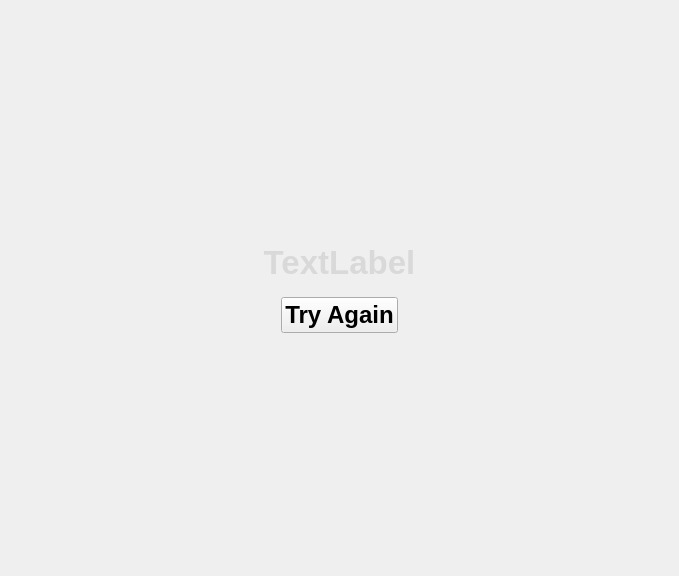
<?xml version="1.0" encoding="UTF-8"?>
<ui version="4.0">
 <class>QKxDesktopPlayStatusForm</class>
 <widget class="QWidget" name="QKxDesktopPlayStatusForm">
  <property name="geometry">
   <rect>
    <x>0</x>
    <y>0</y>
    <width>679</width>
    <height>576</height>
   </rect>
  </property>
  <property name="windowTitle">
   <string>Form</string>
  </property>
  <layout class="QHBoxLayout" name="horizontalLayout">
   <item>
    <spacer name="horizontalSpacer">
     <property name="orientation">
      <enum>Qt::Horizontal</enum>
     </property>
     <property name="sizeHint" stdset="0">
      <size>
       <width>161</width>
       <height>20</height>
      </size>
     </property>
    </spacer>
   </item>
   <item>
    <layout class="QVBoxLayout" name="verticalLayout_7">
     <item>
      <spacer name="verticalSpacer_5">
       <property name="orientation">
        <enum>Qt::Vertical</enum>
       </property>
       <property name="sizeHint" stdset="0">
        <size>
         <width>20</width>
         <height>40</height>
        </size>
       </property>
      </spacer>
     </item>
     <item>
      <widget class="QWidget" name="msgArea" native="true">
       <property name="minimumSize">
        <size>
         <width>0</width>
         <height>100</height>
        </size>
       </property>
       <layout class="QVBoxLayout" name="verticalLayout">
        <item>
         <layout class="QVBoxLayout" name="showArea">
          <item>
           <widget class="QLabel" name="msg">
            <property name="font">
             <font>
              <pointsize>25</pointsize>
              <weight>75</weight>
              <bold>true</bold>
             </font>
            </property>
            <property name="styleSheet">
             <string notr="true">color: rgb(217, 217, 217);</string>
            </property>
            <property name="text">
             <string>TextLabel</string>
            </property>
            <property name="alignment">
             <set>Qt::AlignCenter</set>
            </property>
            <property name="textInteractionFlags">
             <set>Qt::NoTextInteraction</set>
            </property>
           </widget>
          </item>
          <item>
           <spacer name="verticalSpacer">
            <property name="orientation">
             <enum>Qt::Vertical</enum>
            </property>
            <property name="sizeType">
             <enum>QSizePolicy::Fixed</enum>
            </property>
            <property name="sizeHint" stdset="0">
             <size>
              <width>20</width>
              <height>10</height>
             </size>
            </property>
           </spacer>
          </item>
          <item>
           <layout class="QHBoxLayout" name="horizontalLayout_2">
            <item>
             <spacer name="horizontalSpacer_3">
              <property name="orientation">
               <enum>Qt::Horizontal</enum>
              </property>
              <property name="sizeHint" stdset="0">
               <size>
                <width>40</width>
                <height>20</height>
               </size>
              </property>
             </spacer>
            </item>
            <item>
             <widget class="QPushButton" name="btnTry">
              <property name="font">
               <font>
                <pointsize>18</pointsize>
                <weight>75</weight>
                <bold>true</bold>
               </font>
              </property>
              <property name="text">
               <string>Try Again</string>
              </property>
              <property name="icon">
               <iconset resource="desk.qrc">
                <normaloff>:/resource/skin/reload.png</normaloff>:/resource/skin/reload.png</iconset>
              </property>
              <property name="iconSize">
               <size>
                <width>32</width>
                <height>32</height>
               </size>
              </property>
             </widget>
            </item>
            <item>
             <spacer name="horizontalSpacer_4">
              <property name="orientation">
               <enum>Qt::Horizontal</enum>
              </property>
              <property name="sizeHint" stdset="0">
               <size>
                <width>40</width>
                <height>20</height>
               </size>
              </property>
             </spacer>
            </item>
           </layout>
          </item>
         </layout>
        </item>
       </layout>
      </widget>
     </item>
     <item>
      <spacer name="verticalSpacer_6">
       <property name="orientation">
        <enum>Qt::Vertical</enum>
       </property>
       <property name="sizeHint" stdset="0">
        <size>
         <width>20</width>
         <height>40</height>
        </size>
       </property>
      </spacer>
     </item>
    </layout>
   </item>
   <item>
    <spacer name="horizontalSpacer_2">
     <property name="orientation">
      <enum>Qt::Horizontal</enum>
     </property>
     <property name="sizeHint" stdset="0">
      <size>
       <width>160</width>
       <height>20</height>
      </size>
     </property>
    </spacer>
   </item>
  </layout>
 </widget>
 <resources>
  <include location="feidesk.qrc"/>
 </resources>
 <connections/>
</ui>
